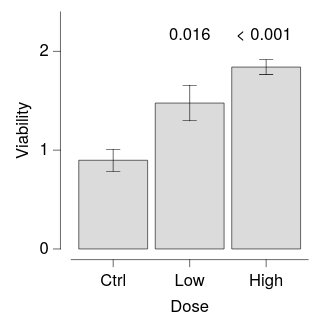

The specification (Vega-Lite) saved for this image:
### Vega-Lite specification from a JSON file in a GitHub repository (floating-point values rounded to 4 significant figures)
{"background": null, "config": {"arc": {"fill": "#DBDBDB", "fillOpacity": 1.0, "innerRadius": 25.0, "padAngle": 0.03, "stroke": "black", "strokeOpacity": 1, "strokeWidth": 0.25}, "area": {"fill": "#DBDBDB", "fillOpacity": 1.0, "stroke": "black", "strokeOpacity": 1, "strokeWidth": 0.25}, "axis": {"domain": true, "domainCap": "round", "domainColor": "black", "domainWidth": 0.25, "grid": false, "gridCap": "round", "gridColor": "#F1F1F1", "gridDash": [0, 0], "gridOpacity": 1.0, "gridWidth": 0.25, "labelColor": "black", "labelFont": "Helvetica Neue, HelveticaNeue, Helvetica, Arial, sans-serif", "labelFontSize": 7, "labelFontStyle": "normal", "labelFontWeight": 400, "offset": 4.5, "ticks": true, "tickCap": "round", "tickColor": "black", "tickRound": false, "tickSize": 3, "tickWidth": 0.25, "titleColor": "black", "titleFont": "Helvetica Neue, HelveticaNeue, Helvetica, Arial, sans-serif", "titleFontSize": 7, "titleFontStyle": "normal", "titleFontWeight": 400}, "axisX": {"domain": true, "labelAlign": "center", "labelAngle": 0, "labels": true, "ticks": true, "translate": 0}, "axisY": {"domain": true, "labelAlign": "right", "labelAngle": 0, "labels": true, "ticks": true, "translate": 0}, "axisRight": {"domain": true, "labelAlign": "left", "labelAngle": 0, "labels": true, "ticks": true, "translate": 0}, "axisTop": {"domain": true, "labelAlign": "center", "labelAngle": 0, "labels": true, "ticks": true, "translate": 0}, "axisBand": {"tickOffset": 0}, "bar": {"fill": "#DBDBDB", "fillOpacity": 1.0, "stroke": "black", "strokeOpacity": 1, "strokeWidth": 0.25}, "boxplot": {"size": 9.0, "ticks": {"cornerRadius": 0.25, "fill": "black", "opacity": 1, "size": 4.5, "thickness": 0.25}, "box": {"fillOpacity": 1.0, "stroke": "black", "strokeOpacity": 1, "strokeWidth": 0.25}, "median": {"cornerRadius": 0, "fill": "black", "fillOpacity": 1.0, "opacity": 1, "size": 9.0, "thickness": 0.25}, "rule": {"fill": "black", "fillOpacity": 1.0, "size": 10.0, "stroke": "black", "strokeDash": [0, 0], "strokeOpacity": 1, "strokeWidth": 0.25}, "outliers": {"color": "black", "fill": "black", "fillOpacity": 1.0, "size": 0, "stroke": "black", "strokeOpacity": 1, "strokeWidth": 0.25}}, "circle": {"fill": "black", "fillOpacity": 1.0, "size": 0.5, "stroke": null, "strokeOpacity": 1, "strokeWidth": 0.25}, "errorband": {"band": {"fillOpacity": 0.6, "stroke": null, "strokeWidth": 0.25, "strokeOpacity": 1}, "borders": {"opacity": 0, "strokeOpacity": 0.25, "strokeWidth": 1}}, "errorbar": {"opacity": 1, "rule": {"strokeDash": [0, 0], "strokeWidth": 0.25}, "ticks": {"color": "black", "cornerRadius": 0.125, "opacity": 1, "size": 6.0, "thickness": 0.25}, "thickness": 0.25}, "font": "Helvetica Neue, HelveticaNeue, Helvetica, Arial, sans-serif", "geoshape": {"fill": "#DBDBDB", "fillOpacity": 1.0, "stroke": "black", "strokeOpacity": 1, "strokeWidth": 0.25}, "header": {"labelColor": "black", "labelFont": "Helvetica Neue, HelveticaNeue, Helvetica, Arial, sans-serif", "labelFontSize": 7, "labelFontStyle": "normal", "labelFontWeight": 400, "titleColor": "black", "titleFont": "Helvetica Neue, HelveticaNeue, Helvetica, Arial, sans-serif", "titleFontSize": 7, "titleFontStyle": "normal", "titleFontWeight": 400, "titlePadding": 0}, "legend": {"disable": false, "offset": 4.5, "titlePadding": 4, "labelOffset": 2, "gradientLabelOffset": 2, "gradientLength": 50.0, "gradientThickness": 5.0, "gradientOpacity": 1.0, "gradientStrokeColor": "black", "gradientStrokeWidth": 0.25, "labelColor": "black", "labelFont": "Helvetica Neue, HelveticaNeue, Helvetica, Arial, sans-serif", "labelFontSize": 7, "labelFontStyle": "normal", "labelFontWeight": 400, "strokeColor": "black", "strokeWidth": 0, "symbolSize": 42, "symbolStrokeColor": "black", "symbolStrokeWidth": 0.25, "titleColor": "black", "titleFont": "Helvetica Neue, HelveticaNeue, Helvetica, Arial, sans-serif", "titleFontSize": 7, "titleFontStyle": "normal", "titleFontWeight": 400}, "line": {"color": "black", "stroke": "black", "strokeCap": "round", "strokeDash": [0, 0], "strokeOpacity": 1, "strokeWidth": 0.375}, "point": {"filled": true, "fill": "#DBDBDB", "fillOpacity": 1.0, "size": 5.0, "stroke": "black", "strokeOpacity": 1, "strokeWidth": 0.25}, "range": {"category": ["#C6D9F1", "#F1C9CB", "#FEF0B9", "#CEE37A", "#7AA8E0", "#E589A3", "#FDDD5D", "#68B961", "#4177B1", "#C35082", "#E5C227", "#438156"], "diverging": {"scheme": ["#C35082", "#CE6D94", "#D989A7", "#E2A4BA", "#EABFCE", "#F1DBE2", "#F6F6F6", "#D7E0EB", "#B9CBE0", "#9BB6D5", "#7DA1C9", "#5F8CBD", "#4177B1"]}, "heatmap": {"scheme": ["#32022B", "#43044D", "#4C196E", "#4D338C", "#484DA6", "#3A68BB", "#1D83CA", "#1D9CCB", "#23B5C9", "#28CDC5", "#4DE0B4", "#91EE9F"]}, "ordinal": {"scheme": ["#F1F1F1", "#DBDBDB", "#C6C6C6", "#B2B2B2", "#9D9D9D", "#898989", "#767676", "#636363", "#515151", "#404040", "#2F2F2F", "#1F1F1F"]}, "ramp": {"scheme": ["#32022B", "#43044D", "#4C196E", "#4D338C", "#484DA6", "#3A68BB", "#1D83CA", "#1D9CCB", "#23B5C9", "#28CDC5", "#4DE0B4", "#91EE9F"]}}, "rule": {"color": "black", "stroke": "black", "strokeCap": "round", "strokeDash": [2, 2], "strokeOpacity": 1, "strokeWidth": 0.25}, "scale": {"bandPaddingInner": 0.1, "bandPaddingOuter": 0.1, "round": false}, "rect": {"fill": "#DBDBDB", "fillOpacity": 1.0, "stroke": "black", "strokeOpacity": 1, "strokeWidth": 0.25}, "square": {"fill": "#DBDBDB", "fillOpacity": 1.0, "size": 10.0, "stroke": "black", "strokeOpacity": 1, "strokeWidth": 0.25}, "text": {"color": "black", "font": "Helvetica Neue, HelveticaNeue, Helvetica, Arial, sans-serif", "fontSize": 7, "fontStyle": "normal", "fontWeight": 400}, "tick": {"color": "black", "cornerRadius": 0.125, "opacity": 1.0, "size": 9.0, "thickness": 0.25}, "title": {"anchor": "middle", "frame": "group", "color": "black", "font": "Helvetica Neue, HelveticaNeue, Helvetica, Arial, sans-serif", "fontSize": 7, "fontStyle": "normal", "fontWeight": 400, "subtitleColor": "black", "subtitleFont": "Helvetica Neue, HelveticaNeue, Helvetica, Arial, sans-serif", "subtitleFontSize": "Helvetica Neue, HelveticaNeue, Helvetica, Arial, sans-serif", "subtitleFontStyle": "normal", "subtitleFontWeight": 400}, "trail": {"color": "black", "opacity": 1, "size": 0.375}, "view": {"continuousWidth": 100, "continuousHeight": 100, "discreteWidth": 100, "discreteHeight": 100, "fill": null, "stroke": null, "strokeWidth": 0.25}}, "layer": [{"mark": {"type": "bar"}, "encoding": {"x": {"field": "dose", "sort": ["Ctrl", "Low", "High"], "title": "Dose", "type": "nominal"}, "y": {"aggregate": "mean", "field": "viability", "scale": {"domain": [0, 2.3]}, "title": "Viability", "type": "quantitative"}}}, {"mark": {"type": "errorbar", "extent": "stderr"}, "encoding": {"x": {"field": "dose", "sort": ["Ctrl", "Low", "High"], "title": "Dose", "type": "nominal"}, "y": {"field": "viability", "title": "", "type": "quantitative"}}}, {"layer": [{"data": {"values": [{"y": 2.0, "label": "0.016", "__dysonsphere__": 1}]}, "mark": {"type": "text", "align": "center", "baseline": "bottom", "dy": -4, "fontSize": 7}, "encoding": {"text": {"field": "label", "type": "nominal"}, "x": {"value": 50.0}, "y": {"field": "y", "type": "quantitative"}}}, {"data": {"values": [{"y": 2.0, "label": "< 0.001", "__dysonsphere__": 1}]}, "mark": {"type": "text", "align": "center", "baseline": "bottom", "dy": -4, "fontSize": 7}, "encoding": {"text": {"field": "label", "type": "nominal"}, "x": {"value": 81.25}, "y": {"field": "y", "type": "quantitative"}}}], "name": "__dysonsphere_c0ebe661dbf00680_3"}], "data": {"name": "data-53d560687202bc8223572c14906b4733"}, "$schema": "https://vega.github.io/schema/vega-lite/v6.4.1.json", "datasets": {"data-53d560687202bc8223572c14906b4733": [{"dose": "Ctrl", "viability": 0.6792}, {"dose": "Ctrl", "viability": 0.4703}, {"dose": "Ctrl", "viability": 0.9007}, {"dose": "Ctrl", "viability": 1.168}, {"dose": "Ctrl", "viability": 1.454}, {"dose": "Ctrl", "viability": 1.044}, {"dose": "Ctrl", "viability": 0.7789}, {"dose": "Ctrl", "viability": 0.6861}, {"dose": "Low", "viability": 1.749}, {"dose": "Low", "viability": 2.104}, {"dose": "Low", "viability": 1.559}, {"dose": "Low", "viability": 0.9567}, {"dose": "Low", "viability": 1.067}, {"dose": "Low", "viability": 2.09}, {"dose": "Low", "viability": 1.531}, {"dose": "Low", "viability": 0.7571}, {"dose": "High", "viability": 1.967}, {"dose": "High", "viability": 1.535}, {"dose": "High", "viability": 1.748}, {"dose": "High", "viability": 1.805}, {"dose": "High", "viability": 1.715}, {"dose": "High", "viability": 2.221}, {"dose": "High", "viability": 1.975}, {"dose": "High", "viability": 1.764}]}}
